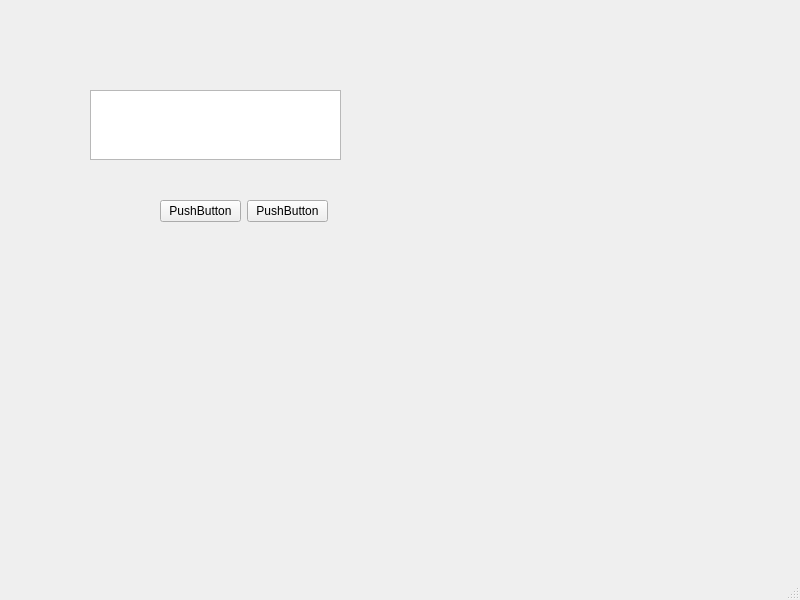
<?xml version="1.0" encoding="UTF-8"?>
<ui version="4.0">
 <class>MainWindow</class>
 <widget class="QMainWindow" name="MainWindow">
  <property name="geometry">
   <rect>
    <x>0</x>
    <y>0</y>
    <width>800</width>
    <height>600</height>
   </rect>
  </property>
  <property name="windowTitle">
   <string>MainWindow</string>
  </property>
  <widget class="QWidget" name="centralwidget">
   <widget class="QTextEdit" name="textEdit">
    <property name="geometry">
     <rect>
      <x>90</x>
      <y>90</y>
      <width>251</width>
      <height>70</height>
     </rect>
    </property>
   </widget>
   <widget class="QWidget" name="">
    <property name="geometry">
     <rect>
      <x>160</x>
      <y>200</y>
      <width>168</width>
      <height>22</height>
     </rect>
    </property>
    <layout class="QHBoxLayout" name="horizontalLayout">
     <item>
      <widget class="QPushButton" name="pushButton">
       <property name="text">
        <string>PushButton</string>
       </property>
      </widget>
     </item>
     <item>
      <widget class="QPushButton" name="pushButton_2">
       <property name="text">
        <string>PushButton</string>
       </property>
      </widget>
     </item>
    </layout>
   </widget>
  </widget>
  <widget class="QMenuBar" name="menubar">
   <property name="geometry">
    <rect>
     <x>0</x>
     <y>0</y>
     <width>800</width>
     <height>21</height>
    </rect>
   </property>
  </widget>
  <widget class="QStatusBar" name="statusbar"/>
 </widget>
 <resources/>
 <connections/>
</ui>
